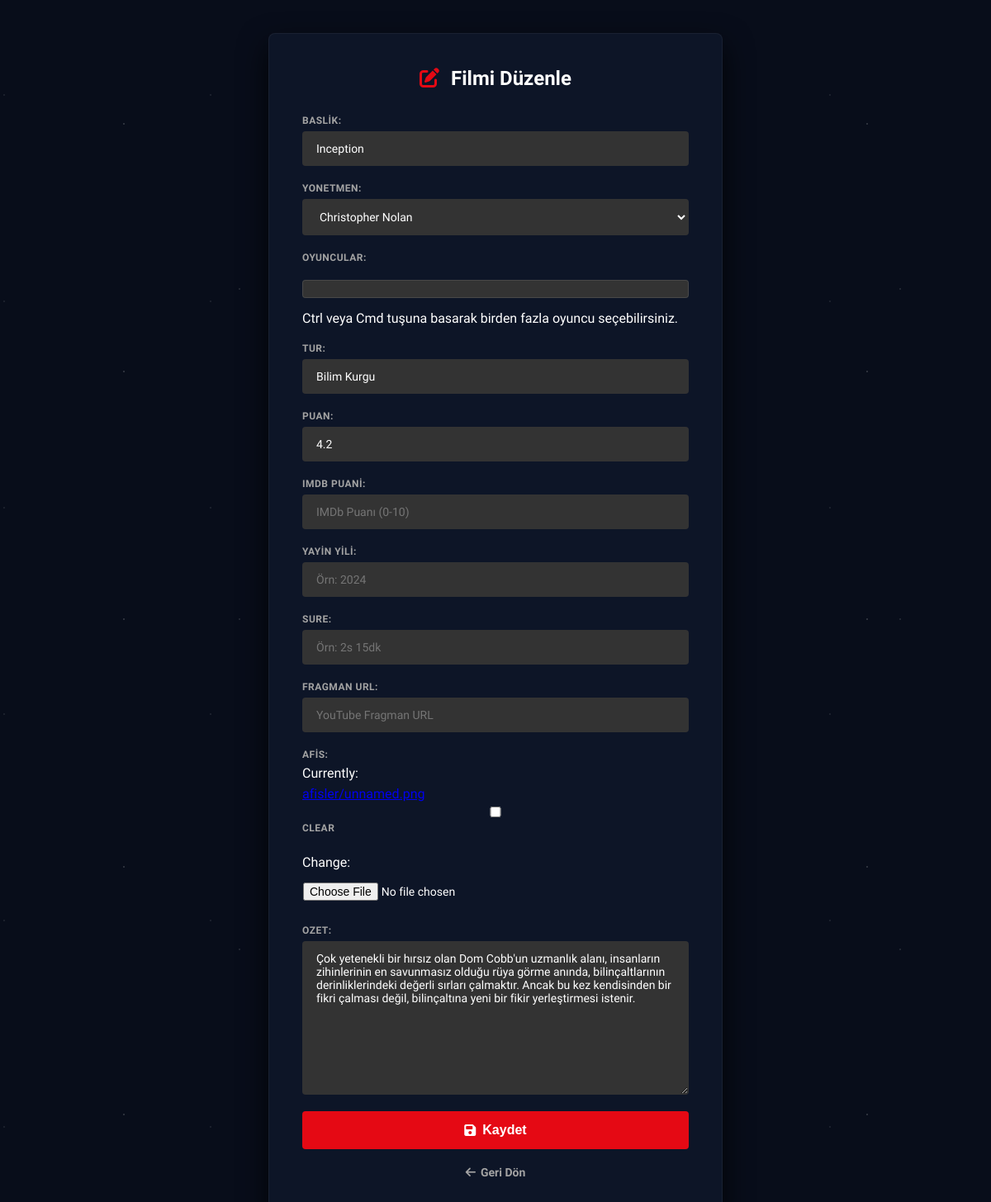
/film/duzenle/3/, run on the app's committed database.
### movies/models.py (models this page shows, shortened)
class Film(models.Model):
    baslik = models.CharField(max_length=200, validators=[validate_no_digits])
    yonetmen = models.ForeignKey(Yonetmen, on_delete=models.CASCADE, related_name="filmler")
    tur = models.CharField(max_length=50, validators=[validate_letters_only])
    puan = models.FloatField(
        validators=[
            MinValueValidator(0.0, message="Puan en az 0 olabilir."),
            MaxValueValidator(5.0, message="Puan en fazla 5 olabilir.")
        ]
    )
    imdb_puani = models.FloatField(
        validators=[
            MinValueValidator(0.0, message="IMDb Puanı en az 0.0 olabilir."),
            MaxValueValidator(10.0, message="IMDb Puanı en fazla 10.0 olabilir.")
        ],
        blank=True,
        null=True
    )
    yayin_yili = models.IntegerField(blank=True, null=True)
    sure = models.CharField(max_length=50, blank=True, null=True)
    fragman_url = models.URLField(blank=True, null=True)
    afis = models.ImageField(upload_to="afisler/", blank=True, null=True)
    ozet = models.TextField(blank=True, null=True)
    oyuncular = models.ManyToManyField(Oyuncu, related_name="filmler", blank=True)

class Yonetmen(models.Model):
    isim = models.CharField(max_length=100, validators=[validate_letters_only])
    biyografi = models.TextField(blank=True, null=True)
    fotograf = models.ImageField(upload_to="yonetmenler/", blank=True, null=True)
    def __str__(self):
        return self.isim

### movies/views.py (the view)
# urls.py: path("film/duzenle/<int:film_id>/", views.film_duzenle, name="film_duzenle"),
def film_duzenle(request, film_id):
    film = get_object_or_404(Film, id=film_id)
    if request.method == "POST":
        form = FilmForm(request.POST, request.FILES, instance=film)
        if form.is_valid():
            form.save()
            return redirect("populer_filmler")
    else:
        form = FilmForm(instance=film)
    return render(request, "movies/duzenle_form.html", {"form": form, "baslik": "Filmi Düzenle"})

### movies/templates/movies/duzenle_form.html (shortened to what this page needs)
<!DOCTYPE html>
<html lang="tr">
<head>
    <link rel="stylesheet" href="https://cdnjs.cloudflare.com/ajax/libs/font-awesome/6.4.0/css/all.min.css">
</head>
<body>
<div class="box">
    <h2><i class="fa-solid fa-pen-to-square"></i> {{ baslik }}</h2>
    <form method="POST" enctype="multipart/form-data">
        {{ form.as_p }}
        <button type="submit" class="btn"><i class="fa-solid fa-floppy-disk"></i> Kaydet</button>
    </form>
    <a href="javascript:history.back()" class="btn-back"><i class="fa-solid fa-arrow-left"></i> Geri Dön</a>
</div>
</body>
</html>

### movies/templates/movies/duzenle_form.html (style rules this page uses)
:root { --netflix-red: #e50914; --netflix-dark: #080d1a; --netflix-black: #050811; --netflix-grey: #0d1527; --text-primary: #ffffff; --text-secondary: #a3a3a3; --transition-smooth: all 0.3s ease; }
* { margin: 0; padding: 0; box-sizing: border-box; }
body { font-family: 'Plus Jakarta Sans', sans-serif; background-color: var(--netflix-dark); background-image: radial-gradient(rgba(255, 255, 255, 0.15) 1px, transparent 1px), radial-gradient(rgba(255, 255, 255, 0.1) 1.5px, transparent 1.5px), radial-gradient(rgba(255, 255, 255, 0.08) 1px, transparent 1px); background-size: 300px 300px, 400px 400px, 250px 250px; background-position: 0 0, 90px 150px, 130px 240px; color: var(--text-primary); display: flex; align-items: center; justify-content: center; min-height: 100vh; margin: 0; padding: 40px 20px; }
.box { background: var(--netflix-grey); padding: 40px; border-radius: 8px; border: 1px solid rgba(255, 255, 255, 0.05); width: 100%; max-width: 550px; box-shadow: 0 15px 35px rgba(0, 0, 0, 0.8); }
h2 { margin-bottom: 30px; text-align: center; color: var(--text-primary); font-weight: 700; font-size: 24px; }
h2 i { color: var(--netflix-red); margin-right: 8px; }
p { margin-bottom: 20px; display: flex; flex-direction: column; gap: 6px; }
label { font-size: 12px; color: var(--text-secondary); font-weight: 600; text-transform: uppercase; letter-spacing: 0.5px; }
input, select, textarea { background: #333; border: 1px solid transparent; padding: 12px 16px; color: var(--text-primary); border-radius: 4px; font-family: inherit; font-size: 14px; transition: var(--transition-smooth); width: 100%; outline: none; }
input[type="file"] { padding: 8px 0; background: transparent; }
#id_oyuncular { list-style: none; padding: 0; margin: 5px 0 15px 0; max-height: 150px; overflow-y: auto; background: #333; border: 1px solid rgba(255, 255, 255, 0.1); border-radius: 4px; padding: 10px; }
.btn { background-color: var(--netflix-red); color: #ffffff; border: none; padding: 14px; border-radius: 4px; font-weight: 700; width: 100%; margin-top: 20px; cursor: pointer; font-size: 16px; display: flex; align-items: center; justify-content: center; gap: 8px; transition: var(--transition-smooth); }
.btn-back { display: flex; align-items: center; justify-content: center; gap: 6px; text-align: center; color: var(--text-secondary); text-decoration: none; margin-top: 20px; font-size: 14px; font-weight: 600; transition: var(--transition-smooth); }

### data on the page
Film: baslik "Inception", yonetmen "Christopher Nolan", tur "Bilim Kurgu", puan "4.2", ozet "Çok yetenekli bir hırsız olan Dom Cobb'un uzmanlık alanı, insanların zihinlerinin en savunmasız olduğu rüya görme anında, bilinçaltlarının derinliklerindeki değerli sırları çalmaktır. Ancak bu kez kendisinden bir fikri çalması değil, bilinçaltına yeni bir fikir yerleştirmesi istenir."

### other printed values
{{ baslik }} "Filmi Düzenle"
